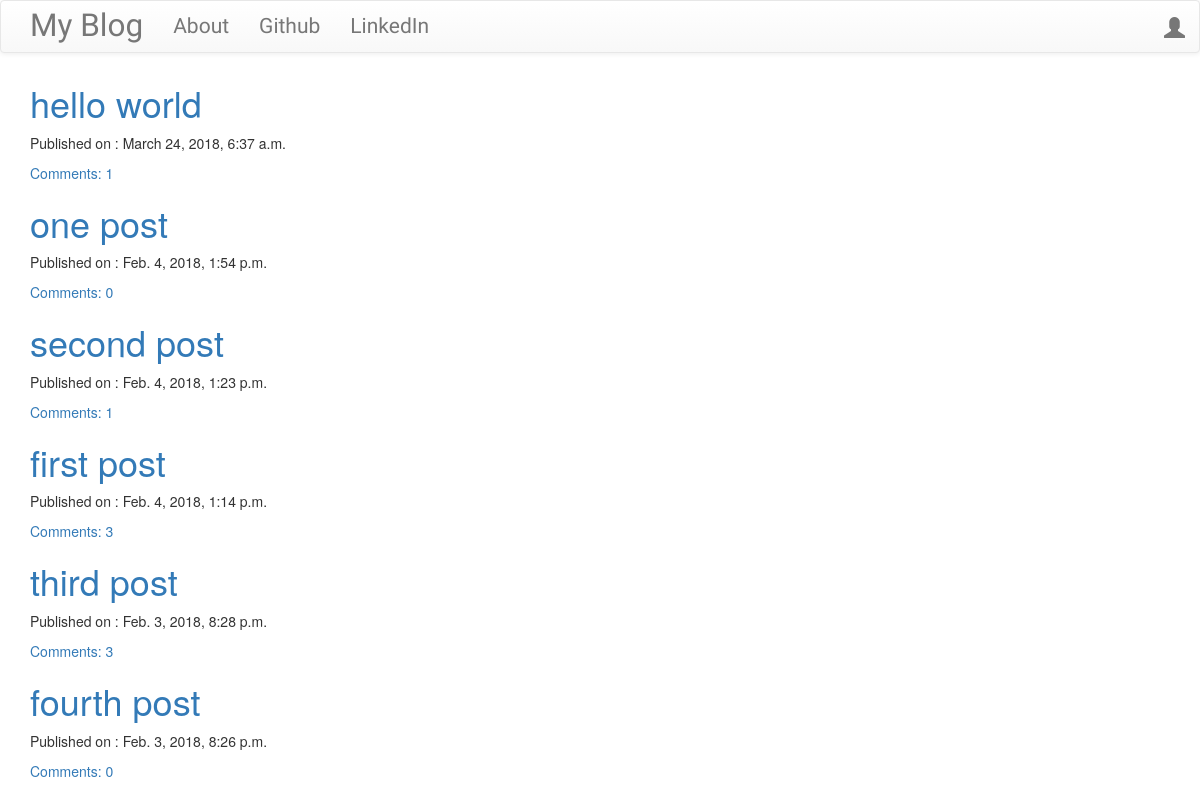
The page / on the database its author committed.
### blog/models.py (models this page shows, shortened)
class Post(models.Model):
    author = models.ForeignKey('auth.User',on_delete=models.CASCADE)
    title = models.CharField(max_length = 250)
    text = models.TextField()
    create_date = models.DateTimeField(default = timezone.now())
    published_date = models.DateTimeField(blank=True,null = True)
    def approved_comments(self):
        return self.comments.filter(approved=True)

### blog/views.py (the view)
# urls.py: url(r'^$',views.PostList.as_view(),name='post_list'),
class PostList(ListView):
    model = Post
    def get_queryset(self):
        return Post.objects.filter(published_date__lte=timezone.now()).order_by('-published_date')

### blog/templates/blog/post_list.html
{% extends 'blog/base.html' %}
{% block body_block %}
<div class="centerstage">
    {% for post in post_list %}
    <div class="post">
        <h1><a href="{% url 'blog:post_detail' pk=post.pk %}">{{post.title}}</a></h1>
        <div class="date">
            <p>Published on : {{post.published_date}}</p>
        </div>
        <a href="{% url 'blog:post_detail' pk=post.pk %}">Comments: {{post.approved_comments.count}}</a>
    </div>
    {% endfor %}
</div>
{% endblock %}

### blog/static/css/blog.css (style rules this page uses)
.centerstage { margin-left: auto; margin-right: auto; }
.loader { filter:hue-rotate(0deg); color: linear-gradient(45deg,#0f8,#08f); animation:hue 5000ms infinite linear; }

### rows shown on the page
Post: title "hello world", published_date "March 24, 2018, 6:37 a.m.", approved_comments.count "1"
Post: title "one post", published_date "Feb. 4, 2018, 1:54 p.m.", approved_comments.count "0"
Post: title "second post", published_date "Feb. 4, 2018, 1:23 p.m.", approved_comments.count "1"
Post: title "first post", published_date "Feb. 4, 2018, 1:14 p.m.", approved_comments.count "3"
Post: title "third post", published_date "Feb. 3, 2018, 8:28 p.m.", approved_comments.count "3"
Post: title "fourth post", published_date "Feb. 3, 2018, 8:26 p.m.", approved_comments.count "0"
